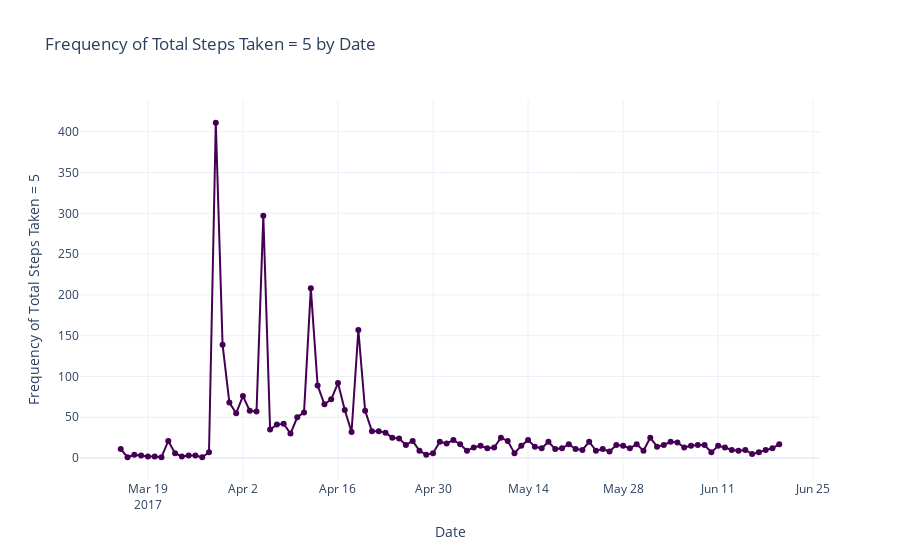

This figure's notebook cell:
### Code cell
# Convert 'date' columns to datetime
df_test_final['date'] = pd.to_datetime(df_test_final['date'])
df_control_final['date'] = pd.to_datetime(df_control_final['date'])

# Filter data where total_navigations is 5
filtered_test_df = df_test_final[df_test_final['navigations_bt_start_last'] == 5]
filtered_control_df = df_control_final[df_control_final['navigations_bt_start_last'] == 5]

# Count occurrences of total_navigations = 5 by date for test data
counts_test = filtered_test_df.groupby(filtered_test_df['date'].dt.date).size()

# Count occurrences of total_navigations = 5 by date for control data
counts_control = filtered_control_df.groupby(filtered_control_df['date'].dt.date).size()

# Define viridis-like colors for the variations
colors = {
    'Test': 'rgb(68, 1, 84)',       # Purple
    'Control': 'rgb(253, 231, 37)'  # Yellow
}

# Create a line+scatter plot
fig = go.Figure()

# Line+scatter for test data
fig.add_trace(go.Scatter(
    x=counts_test.index,
    y=counts_test.values,
    mode='lines+markers',
    name='Test Data',
    line=dict(shape='linear', color=colors['Test'])
))

# Line+scatter for control data
fig.add_trace(go.Scatter(
    x=counts_control.index,
    y=counts_control.values,
    mode='lines+markers',
    name='Control Data',
    line=dict(shape='linear', color=colors['Control'])
))

# Update layout
fig.update_layout(
    title='Frequency of Total Steps Taken = 5 by Date',
    xaxis_title='Date',
    yaxis_title='Frequency of Total Steps Taken = 5',
    legend_title_text='Data Source',
    template='plotly_white'
)

# Show the plot
fig.show()

### Figure 1 — Plotly figure (JSON) as saved in the notebook; plotly's stock layout.template omitted (floating-point values rounded to 4 significant figures)
{"data": [{"line": {"color": "rgb(68, 1, 84)", "shape": "linear"}, "mode": "lines+markers", "name": "Test Data", "type": "scatter", "x": ["2017-03-15", "2017-03-16", "2017-03-17", "2017-03-18", "2017-03-19", "2017-03-20", "2017-03-21", "2017-03-22", "2017-03-23", "2017-03-24", "2017-03-25", "2017-03-26", "2017-03-27", "2017-03-28", "2017-03-29", "2017-03-30", "2017-03-31", "2017-04-01", "2017-04-02", "2017-04-03", "2017-04-04", "2017-04-05", "2017-04-06", "2017-04-07", "2017-04-08", "2017-04-09", "2017-04-10", "2017-04-11", "2017-04-12", "2017-04-13", "2017-04-14", "2017-04-15", "2017-04-16", "2017-04-17", "2017-04-18", "2017-04-19", "2017-04-20", "2017-04-21", "2017-04-22", "2017-04-23", "2017-04-24", "2017-04-25", "2017-04-26", "2017-04-27", "2017-04-28", "2017-04-29", "2017-04-30", "2017-05-01", "2017-05-02", "2017-05-03", "2017-05-04", "2017-05-05", "2017-05-06", "2017-05-07", "2017-05-08", "2017-05-09", "2017-05-10", "2017-05-11", "2017-05-12", "2017-05-13", "2017-05-14", "2017-05-15", "2017-05-16", "2017-05-17", "2017-05-18", "2017-05-19", "2017-05-20", "2017-05-21", "2017-05-22", "2017-05-23", "2017-05-24", "2017-05-25", "2017-05-26", "2017-05-27", "2017-05-28", "2017-05-29", "2017-05-30", "2017-05-31", "2017-06-01", "2017-06-02", "2017-06-03", "2017-06-04", "2017-06-05", "2017-06-06", "2017-06-07", "2017-06-08", "2017-06-09", "2017-06-10", "2017-06-11", "2017-06-12", "2017-06-13", "2017-06-14", "2017-06-15", "2017-06-16", "2017-06-17", "2017-06-18", "2017-06-19", "2017-06-20"], "y": [11, 1, 4, 3, 2, 2, 1, 21, 6, 2, 3, 3, 1, 7, 411, 139, 68, 55, 76, 58, 57, 297, 35, 41, 42, 30, 50, 56, 208, 89, 66, 72, 92, 59, 32, 157, 58, 33, 33, 31, 25, 24, 16, 21, 9, 4, 6, 20, 18, 22, 17, 9, 13, 15, 12, 13, 25, 21, 6, 15, 22, 14, 12, 20, 11, 12, 17, 11, 10, 20, 9, 11, 8, 16, 15, 12, 17, 9, 25, 14, 16, 20, 19, 13, 15, 16, 16, 7, 15, 13, 10, 9, 10, 5, 7, 10, 12, 17]}, {"line": {"color": "rgb(253, 231, 37)", "shape": "linear"}, "mode": "lines+markers", "name": "Control Data", "type": "scatter", "x": [], "y": []}], "layout": {"legend": {"title": {"text": "Data Source"}}, "title": {"text": "Frequency of Total Steps Taken = 5 by Date"}, "xaxis": {"title": {"text": "Date"}}, "yaxis": {"title": {"text": "Frequency of Total Steps Taken = 5"}}}}
